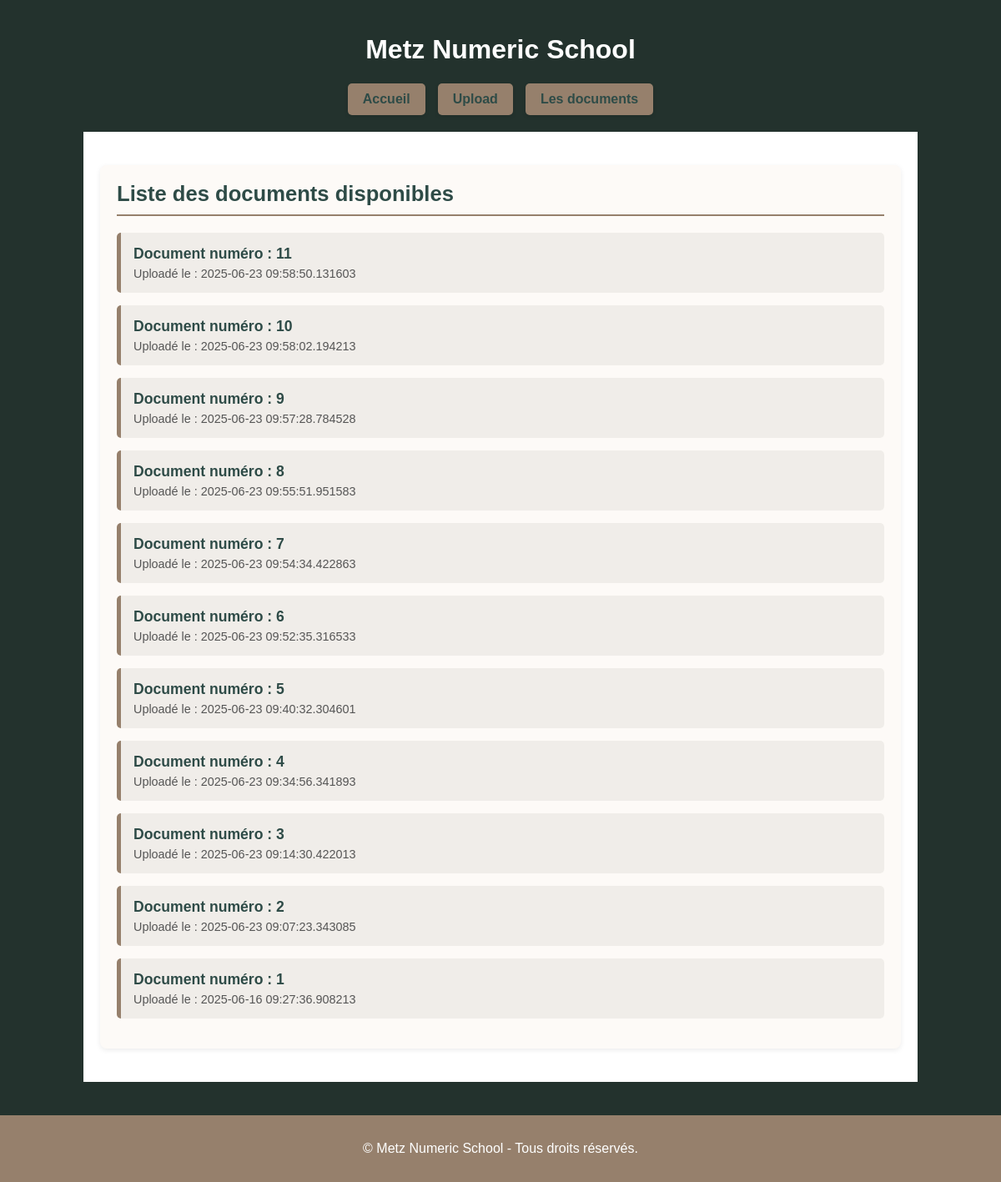
/list, run on an earlier commit of the app's database.
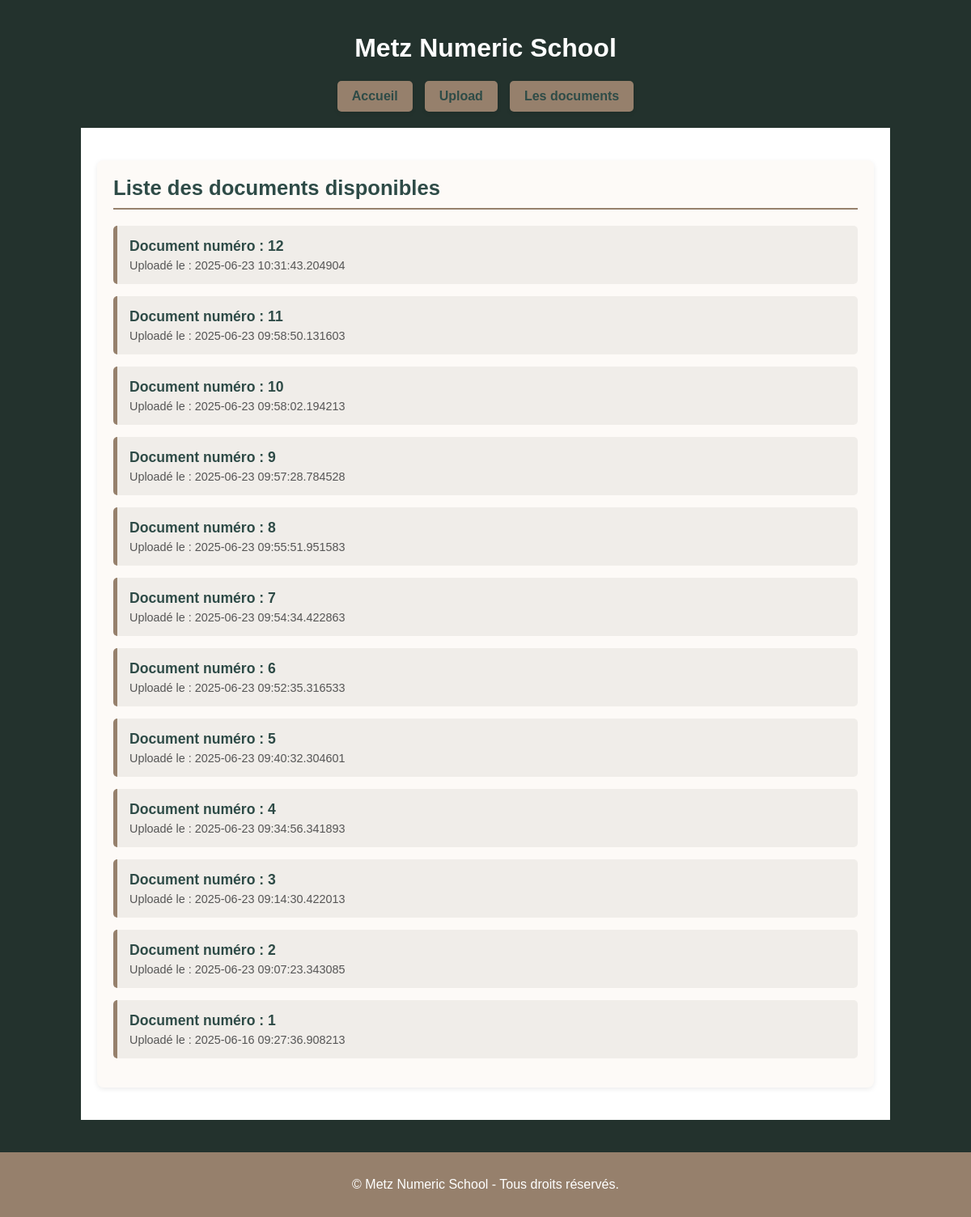
And on a later commit of the database.
### models/document.py (models this page shows, shortened)
class Document(db.Model):
    __tablename__ = 'documents'
    id = db.Column(db.Integer, primary_key=True)
    filename = db.Column(db.String(255), nullable=False)
    filepath = db.Column(db.String(255), nullable=False)
    uploaded_at = db.Column(db.DateTime, default=now_paris)
    faqs = db.relationship('FAQ', backref='document', lazy=True)

### app.py (the view)
@app.route('/list')
def list_documents():
    documents = Document.query.order_by(Document.id.desc()).all()
    return render_template('list.html', documents=documents)

### templates/list.html
{% extends "base.html" %}
{% block content %}
<section id="documents">
    <h2>Liste des documents disponibles</h2>
    {% if documents %}
        <ul>
            {% for doc in documents %}
                <li>
                    <strong>
                      <a href="{{ url_for('showfaq') }}?document_id={{ doc.id }}">
                        Document numéro : {{ doc.id }}
                      </a>
                    </strong><br>
                    <small>Uploadé le : {{ doc.uploaded_at }}</small>
                </li>
            {% endfor %}
        </ul>
    {% else %}
        <p>Aucun document disponible.</p>
    {% endif %}
</section>
{% endblock %}

What changed in the data, as far as the page shows it:
added Document: id "12", uploaded_at "2025-06-23 10:31:43.204904"
